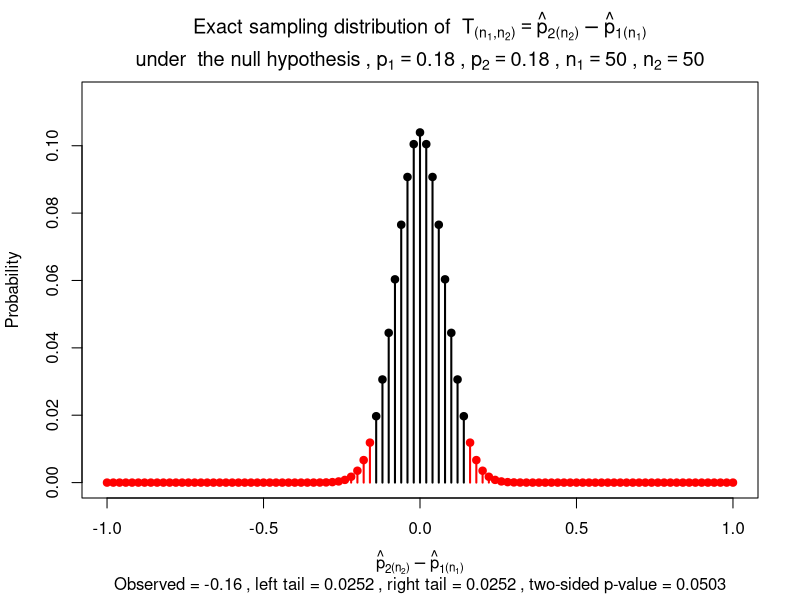
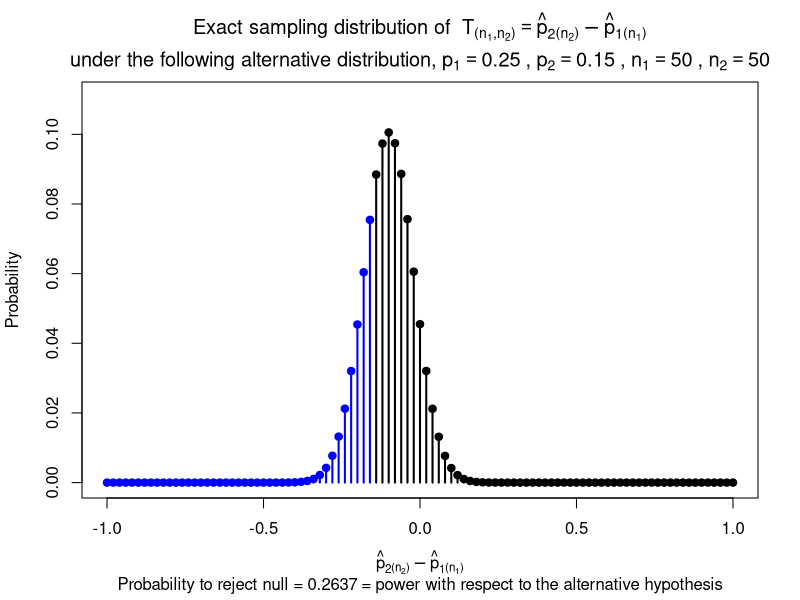
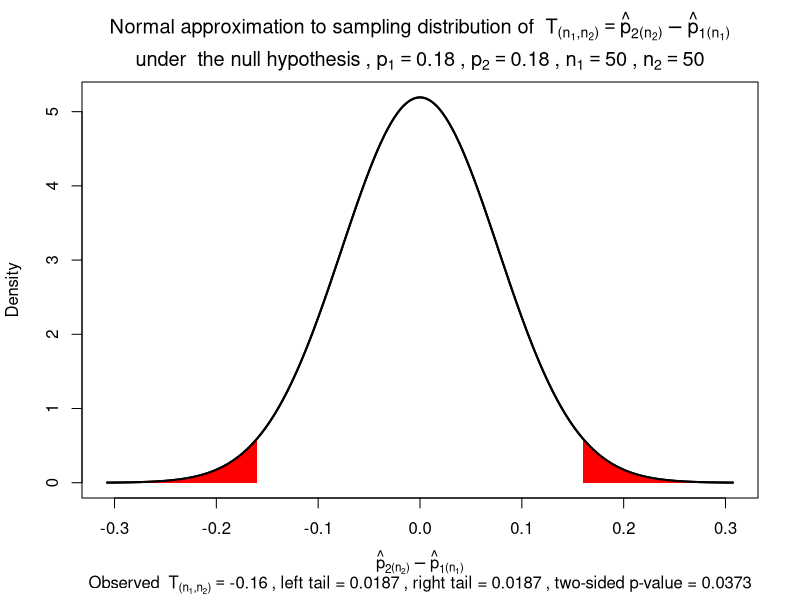
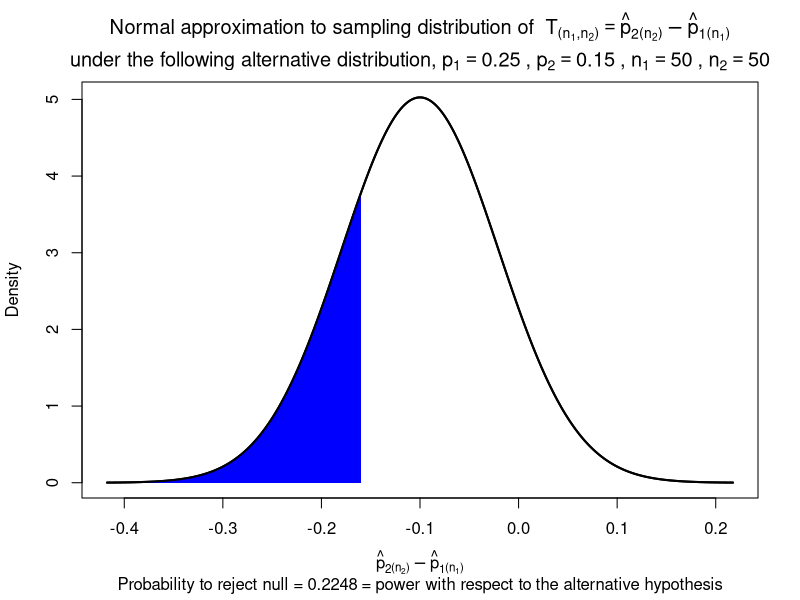
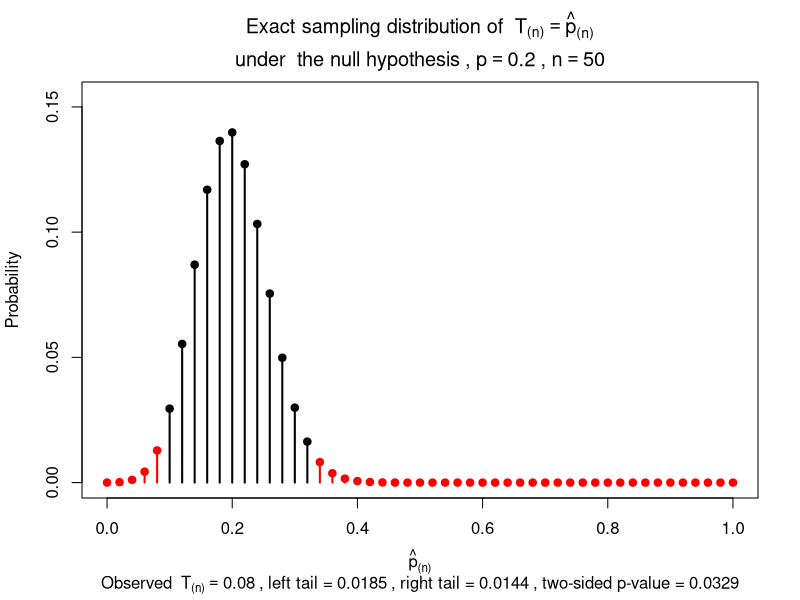
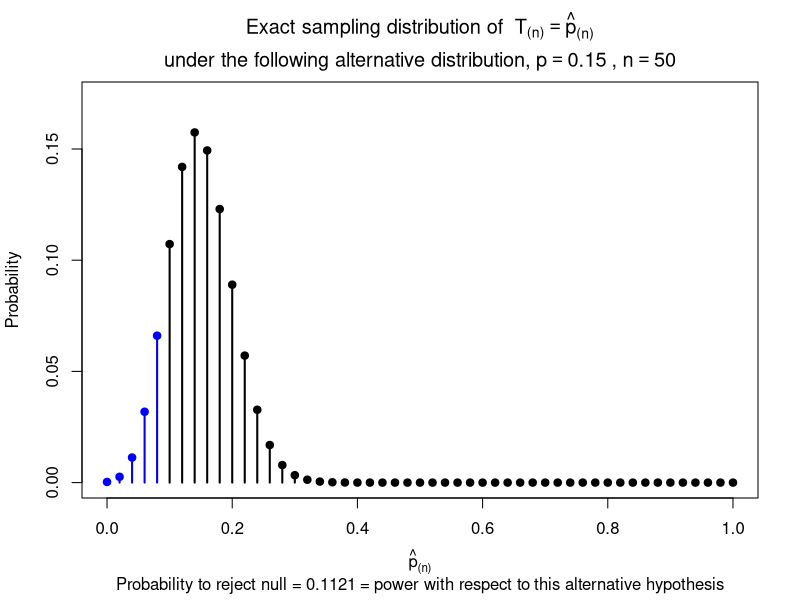

The R script that drew these images, in order:
## ---- chunk 1
#| label: helper-functions
#| code-fold: true
#| code-summary: "Show helper functions"

# function for difference of proportions
plot_diff_prop_dist <- function(n1, n2, p1, p2,
                                hyp = "the null hypothesis",
                                lower_cut = NULL,
                                upper_cut = NULL,
                                obs_T = NULL,
                                two_tailed = FALSE,
                                show_tails = TRUE,
                                mode = c("pvalue", "power"),
                                lwd = 2,
                                tail_col = NULL,
                                body_col = "black",
                                pch = 19,
                                add = FALSE,
                                xlim = NULL,
                                ylim = NULL,
                                tol_snap = 1e-8) {
  
  mode <- match.arg(mode)
  
  if (is.null(tail_col)) {
    tail_col <- if (mode == "power") "blue" else "red"
  }
  
  # exact distribution
  x1 <- 0:n1
  x2 <- 0:n2
  
  prob1 <- dbinom(x1, size = n1, prob = p1)
  prob2 <- dbinom(x2, size = n2, prob = p2)
  
  grid <- expand.grid(x1 = x1, x2 = x2)
  grid$Tval <- round(grid$x2 / n2 - grid$x1 / n1, 12)
  grid$prob <- prob1[grid$x1 + 1] * prob2[grid$x2 + 1]
  
  dist_df <- aggregate(prob ~ Tval, data = grid, sum)
  dist_df <- dist_df[order(dist_df$Tval), ]
  
  Tvals <- dist_df$Tval
  probs <- dist_df$prob
  
  lower_tail <- rep(FALSE, length(Tvals))
  upper_tail <- rep(FALSE, length(Tvals))
  
  if (mode == "pvalue") {
    
    if (two_tailed) {
      if (is.null(obs_T)) {
        stop("If two_tailed = TRUE, you must provide obs_T.")
      }
      
      j_obs <- which.min(abs(Tvals - obs_T))
      if (abs(Tvals[j_obs] - obs_T) > tol_snap) {
        stop("obs_T is not close enough to an attainable value.")
      }
      obs_T <- Tvals[j_obs]
      
      center <- p2 - p1
      
      if (obs_T <= center) {
        lower_tail <- Tvals <= obs_T
        lower_prob <- sum(probs[lower_tail])
        
        cum_prob <- 0
        for (i in length(Tvals):1) {
          if (Tvals[i] > center && cum_prob + probs[i] <= lower_prob + tol_snap) {
            upper_tail[i] <- TRUE
            cum_prob <- cum_prob + probs[i]
          }
        }
        upper_prob <- sum(probs[upper_tail])
      } else {
        upper_tail <- Tvals >= obs_T
        upper_prob <- sum(probs[upper_tail])
        
        cum_prob <- 0
        for (i in seq_along(Tvals)) {
          if (Tvals[i] < center && cum_prob + probs[i] <= upper_prob + tol_snap) {
            lower_tail[i] <- TRUE
            cum_prob <- cum_prob + probs[i]
          }
        }
        lower_prob <- sum(probs[lower_tail])
      }
      
      total_tail <- lower_prob + upper_prob
      
      main_title <- bquote(
        atop(
          "Exact sampling distribution of " ~
            T["(n"[1]*","*n[2]*")"] == hat(p)[2]["(n"[2]*")"] - hat(p)[1]["(n"[1]*")"],
          "under " ~ .(hyp) ~ "," ~
            p[1] == .(p1) ~ "," ~ p[2] == .(p2) ~ "," ~
            n[1] == .(n1) ~ "," ~ n[2] == .(n2)
        )
      )
      
      sub_title <- bquote(
        "Observed =" ~ .(obs_T) ~ "," ~
        "left tail =" ~ .(round(lower_prob, 4)) ~ "," ~
        "right tail =" ~ .(round(upper_prob, 4)) ~ "," ~
        "two-sided p-value =" ~ .(round(total_tail, 4))
      )
      
    } else {
      if (!is.null(lower_cut)) lower_tail <- Tvals <= lower_cut
      if (!is.null(upper_cut)) upper_tail <- Tvals >= upper_cut
      
      lower_prob <- sum(probs[lower_tail])
      upper_prob <- sum(probs[upper_tail])
      total_tail <- lower_prob + upper_prob
      
      main_title <- bquote(
        atop(
          "Exact sampling distribution of " ~
            T["(n"[1]*","*n[2]*")"] == hat(p)[2]["(n"[2]*")"] - hat(p)[1]["(n"[1]*")"],
          "under " ~ .(hyp) ~ "," ~
            p[1] == .(p1) ~ "," ~ p[2] == .(p2) ~ "," ~
            n[1] == .(n1) ~ "," ~ n[2] == .(n2)
        )
      )
      
      sub_title <- NULL
      if (!is.null(lower_cut) || !is.null(upper_cut)) {
        sub_title <- bquote(
          "Lower tail =" ~ .(round(lower_prob, 4)) ~ "," ~
          "Upper tail =" ~ .(round(upper_prob, 4)) ~ "," ~
          "Total p-value =" ~ .(round(total_tail, 4))
        )
      }
    }
  }
  
  if (mode == "power") {
    if (is.null(lower_cut) && is.null(upper_cut)) {
      stop("In power mode, provide at least one of lower_cut or upper_cut.")
    }
    
    if (!is.null(lower_cut)) lower_tail <- Tvals <= lower_cut
    if (!is.null(upper_cut)) upper_tail <- Tvals >= upper_cut
    
    lower_prob <- sum(probs[lower_tail])
    upper_prob <- sum(probs[upper_tail])
    total_tail <- lower_prob + upper_prob
    
    main_title <- bquote(
      atop(
        "Exact sampling distribution of " ~
          T["(n"[1]*","*n[2]*")"] == hat(p)[2]["(n"[2]*")"] - hat(p)[1]["(n"[1]*")"],
        "under the following alternative distribution," ~
          p[1] == .(p1) ~ "," ~ p[2] == .(p2) ~ "," ~
          n[1] == .(n1) ~ "," ~ n[2] == .(n2)
      )
    )
    
    sub_title <- bquote(
      "Probability to reject null =" ~ .(round(total_tail, 4)) ~
      "=" ~ "power with respect to" ~ .(hyp)
    )
  }
  
  tail_region <- lower_tail | upper_tail
  cols <- if (show_tails) ifelse(tail_region, tail_col, body_col) else rep(body_col, length(Tvals))
  
if (is.null(xlim)) xlim <- range(Tvals)
if (is.null(ylim)) ylim <- c(0, 1.1 * max(probs))

plot(Tvals, probs,
     type = "h",
     lwd = lwd,
     col = cols,
     xlab = expression(hat(p)[2]["(n"[2]*")"] - hat(p)[1]["(n"[1]*")"]),
     ylab = "Probability",
     main = main_title,
     sub = sub_title,
     xlim = xlim,
     ylim = ylim)

points(Tvals, probs, col = cols, pch = pch)
  
  invisible(list(
    Tvals = Tvals,
    probs = probs,
    lower_tail = lower_tail,
    upper_tail = upper_tail,
    total = total_tail
  ))
}
## ---- chunk 2

#| label: helper-functions
#| code-fold: true
#| code-summary: "Show helper functions"
#| 
plot_diff_prop_normal <- function(n1, n2, p1, p2,
                                  hyp = "the null hypothesis",
                                  lower_cut = NULL,
                                  upper_cut = NULL,
                                  obs_T = NULL,
                                  two_tailed = FALSE,
                                  show_tails = TRUE,
                                  mode = c("pvalue", "power"),
                                  lwd = 2,
                                  tail_col = NULL,
                                  body_col = "black",
                                  ngrid = 2000,
                                  add = FALSE,
                                  xlim = NULL,
                                  ylim = NULL) {
  
  mode <- match.arg(mode)
  
  if (is.null(tail_col)) {
    if (mode == "pvalue") tail_col <- "red"
    if (mode == "power")  tail_col <- "blue"
  }
  
  mu <- p2 - p1
  sigma <- sqrt(p1 * (1 - p1) / n1 + p2 * (1 - p2) / n2)
  
  if (sigma == 0) {
    stop("The normal approximation is degenerate here because sigma = 0.")
  }
  
  x_min <- mu - 4 * sigma
  x_max <- mu + 4 * sigma
  x <- seq(x_min, x_max, length.out = ngrid)
  dens <- dnorm(x, mean = mu, sd = sigma)
  
  lower_prob <- 0
  upper_prob <- 0
  total_tail <- 0
  
  shade_left <- FALSE
  shade_right <- FALSE
  lower_bound <- NA
  upper_bound <- NA
  
  if (mode == "pvalue") {
    
    if (two_tailed) {
      if (is.null(obs_T)) {
        stop("If two_tailed = TRUE, you must provide obs_T.")
      }
      
      if (obs_T <= mu) {
        lower_bound <- obs_T
        lower_prob <- pnorm(obs_T, mean = mu, sd = sigma)
        
        # opposite-side cutoff chosen so right tail has same probability
        upper_bound <- qnorm(1 - lower_prob, mean = mu, sd = sigma)
        upper_prob <- 1 - pnorm(upper_bound, mean = mu, sd = sigma)
      } else {
        upper_bound <- obs_T
        upper_prob <- 1 - pnorm(obs_T, mean = mu, sd = sigma)
        
        # opposite-side cutoff chosen so left tail has same probability
        lower_bound <- qnorm(upper_prob, mean = mu, sd = sigma)
        lower_prob <- pnorm(lower_bound, mean = mu, sd = sigma)
      }
      
      total_tail <- lower_prob + upper_prob
      shade_left <- TRUE
      shade_right <- TRUE
      
      main_title <- bquote(
        atop(
          "Normal approximation to sampling distribution of " ~
            T["(n"[1]*","*n[2]*")"] == hat(p)[2]["(n"[2]*")"] - hat(p)[1]["(n"[1]*")"],
          "under " ~ .(hyp) ~ "," ~
            p[1] == .(p1) ~ "," ~ p[2] == .(p2) ~ "," ~
            n[1] == .(n1) ~ "," ~ n[2] == .(n2)
        )
      )
      
      sub_title <- bquote(
        "Observed " ~ T["(n"[1]*","*n[2]*")"] == .(round(obs_T, 4)) ~ "," ~
        "left tail =" ~ .(round(lower_prob, 4)) ~ "," ~
        "right tail =" ~ .(round(upper_prob, 4)) ~ "," ~
        "two-sided p-value =" ~ .(round(total_tail, 4))
      )
      
    } else {
      if (!is.null(lower_cut)) {
        lower_bound <- lower_cut
        lower_prob <- pnorm(lower_cut, mean = mu, sd = sigma)
        shade_left <- TRUE
      }
      if (!is.null(upper_cut)) {
        upper_bound <- upper_cut
        upper_prob <- 1 - pnorm(upper_cut, mean = mu, sd = sigma)
        shade_right <- TRUE
      }
      
      total_tail <- lower_prob + upper_prob
      
      main_title <- bquote(
        atop(
          "Normal approximation to sampling distribution of " ~
            T["(n"[1]*","*n[2]*")"] == hat(p)[2]["(n"[2]*")"] - hat(p)[1]["(n"[1]*")"],
          "under " ~ .(hyp) ~ "," ~
            p[1] == .(p1) ~ "," ~ p[2] == .(p2) ~ "," ~
            n[1] == .(n1) ~ "," ~ n[2] == .(n2)
        )
      )
      
      sub_title <- NULL
      if (!is.null(lower_cut) || !is.null(upper_cut)) {
        sub_title <- bquote(
          "Lower tail =" ~ .(round(lower_prob, 4)) ~ "," ~
          "Upper tail =" ~ .(round(upper_prob, 4)) ~ "," ~
          "Total p-value =" ~ .(round(total_tail, 4))
        )
      }
    }
  }
  
  if (mode == "power") {
    if (is.null(lower_cut) && is.null(upper_cut)) {
      stop("In power mode, provide at least one of lower_cut or upper_cut.")
    }
    
    if (!is.null(lower_cut)) {
      lower_bound <- lower_cut
      lower_prob <- pnorm(lower_cut, mean = mu, sd = sigma)
      shade_left <- TRUE
    }
    if (!is.null(upper_cut)) {
      upper_bound <- upper_cut
      upper_prob <- 1 - pnorm(upper_cut, mean = mu, sd = sigma)
      shade_right <- TRUE
    }
    
    total_tail <- lower_prob + upper_prob
    
    main_title <- bquote(
      atop(
        "Normal approximation to sampling distribution of " ~
          T["(n"[1]*","*n[2]*")"] == hat(p)[2]["(n"[2]*")"] - hat(p)[1]["(n"[1]*")"],
        "under the following alternative distribution," ~
          p[1] == .(p1) ~ "," ~ p[2] == .(p2) ~ "," ~
          n[1] == .(n1) ~ "," ~ n[2] == .(n2)
      )
    )
    
    sub_title <- bquote(
      "Probability to reject null =" ~ .(round(total_tail, 4)) ~
      "=" ~ "power with respect to" ~ .(hyp)
    )
  }
  
  plot(x, dens,
       type = "l",
       lwd = lwd,
       col = body_col,
       xlab = expression(hat(p)[2]["(n"[2]*")"] - hat(p)[1]["(n"[1]*")"]),
       ylab = "Density",
       main = main_title,
       sub = sub_title)
  
  if (show_tails && shade_left) {
    x_left <- x[x <= lower_bound]
    y_left <- dnorm(x_left, mean = mu, sd = sigma)
    polygon(c(min(x_left), x_left, max(x_left)),
            c(0, y_left, 0),
            col = tail_col,
            border = NA)
  }
  
  if (show_tails && shade_right) {
    x_right <- x[x >= upper_bound]
    y_right <- dnorm(x_right, mean = mu, sd = sigma)
    polygon(c(min(x_right), x_right, max(x_right)),
            c(0, y_right, 0),
            col = tail_col,
            border = NA)
  }
  
  lines(x, dens, lwd = lwd, col = body_col)
  
  invisible(list(
    x = x,
    density = dens,
    mu = mu,
    sigma = sigma,
    lower_cut = lower_bound,
    upper_cut = upper_bound,
    lower_prob = lower_prob,
    upper_prob = upper_prob,
    total = total_tail
  ))
}
## ---- chunk 3
multiplicative_factor = 10
n_1 = 50#10*multiplicative_factor
n_2 = 50#10*multiplicative_factor
k_1 = 13#0.5*multiplicative_factor
k_2 = 5#0.*multiplicative_factor

p_1_worst = (k_1+k_2)/(n_1+n_2)
p_2_worst = p_1_worst

To = k_2/n_2 - k_1/n_1


h0 <- plot_diff_prop_dist(
  n1 = n_1, n2 = n_2,
  p1 = p_1_worst, p2 = p_2_worst,
  hyp = "the null hypothesis",
  obs_T = To,
  two_tailed = TRUE,
  mode = "pvalue"
)

## ---- chunk 4
p1_true_h1 = 0.25
p2_true_h1 = 0.15

k_1_rej_alpha = k_1
k_2_rej_alpha = k_2

T_rej_alpha = k_2_rej_alpha/n_2 - k_1_rej_alpha/n_1



h1 <- plot_diff_prop_dist(
  n1 = n_1, n2 = n_2,
  p1 = p1_true_h1, p2 = p2_true_h1,
  hyp = "the alternative hypothesis",
  lower_cut = T_rej_alpha,
  upper_cut = 2,
  mode = "power"
)

## ---- chunk 5
plot_diff_prop_normal(
  n1 = n_1, n2 = n_2,
  p1 = p_1_worst, p2 = p_2_worst,
  hyp = "the null hypothesis",
  obs_T = To,
  two_tailed = TRUE,
  mode = "pvalue"
)
## ---- chunk 6
plot_diff_prop_normal(
  n1 = n_1, n2 = n_2,
  p1 = p1_true_h1, p2 = p2_true_h1,
  hyp = "the alternative hypothesis",
  lower_cut = T_rej_alpha,
  upper_cut = 2,
  mode = "power"
)
## ---- chunk 7

#| label: helper-functions
#| code-fold: true
#| code-summary: "Show helper functions"
#| 
# functions for proportions
plot_sample_prop_dist <- function(n, p,
                                  hyp = "the null hypothesis",
                                  lower_cut = NULL,
                                  upper_cut = NULL,
                                  obs_T = NULL,
                                  two_tailed = FALSE,
                                  show_tails = TRUE,
                                  mode = c("pvalue", "power"),
                                  lwd = 2,
                                  tail_col = NULL,
                                  body_col = "black",
                                  pch = 19) {
  
  mode <- match.arg(mode)
  
  if (is.null(tail_col)) {
    if (mode == "pvalue") tail_col <- "red"
    if (mode == "power")  tail_col <- "blue"
  }
  
  k <- 0:n
  phat <- k / n
  probs <- dbinom(k, size = n, prob = p)
  
  lower_tail <- rep(FALSE, length(phat))
  upper_tail <- rep(FALSE, length(phat))
  
  if (mode == "pvalue") {
    
    # ----- automatic two-tailed mode -----
    if (two_tailed) {
      if (is.null(obs_T)) {
        stop("If two_tailed = TRUE, you must provide obs_T.")
      }
      if (!(obs_T %in% phat)) {
        stop("obs_T must be one of the possible values 0, 1/n, 2/n, ..., 1.")
      }
      
      # null center
      center <- p
      
      # observed value index
      obs_idx <- which(phat == obs_T)
      
      if (obs_T <= center) {
        # observed statistic is on the left
        lower_tail <- phat <= obs_T
        lower_prob <- sum(probs[lower_tail])
        
        # on the opposite side, include the most extreme right values
        # whose total probability is <= lower_prob
        cum_prob <- 0
        upper_tail <- rep(FALSE, length(phat))
        for (i in seq_along(phat)[length(phat):1]) {
          if (phat[i] > center && cum_prob + probs[i] <= lower_prob + 1e-15) {
            upper_tail[i] <- TRUE
            cum_prob <- cum_prob + probs[i]
          }
        }
        upper_prob <- sum(probs[upper_tail])
      } else {
        # observed statistic is on the right
        upper_tail <- phat >= obs_T
        upper_prob <- sum(probs[upper_tail])
        
        # on the opposite side, include the most extreme left values
        # whose total probability is <= upper_prob
        cum_prob <- 0
        lower_tail <- rep(FALSE, length(phat))
        for (i in seq_along(phat)) {
          if (phat[i] < center && cum_prob + probs[i] <= upper_prob + 1e-15) {
            lower_tail[i] <- TRUE
            cum_prob <- cum_prob + probs[i]
          }
        }
        lower_prob <- sum(probs[lower_tail])
      }
      
      tail_region <- lower_tail | upper_tail
      total_tail <- lower_prob + upper_prob
      
      main_title <- bquote(
        atop(
          "Exact sampling distribution of " ~ T["(n)"] == hat(p)["(n)"],
          "under " ~ .(hyp) ~ "," ~ p == .(p) ~ "," ~ n == .(n)
        )
      )
      
      sub_title <- bquote(
        "Observed " ~ T["(n)"] == .(obs_T) ~ "," ~
        "left tail =" ~ .(round(lower_prob, 4)) ~ "," ~
        "right tail =" ~ .(round(upper_prob, 4)) ~ "," ~
        "two-sided p-value =" ~ .(round(total_tail, 4))
      )
      
    } else {
      # ----- ordinary manual-tail mode -----
      if (!is.null(lower_cut)) {
        lower_tail <- phat <= lower_cut
      }
      if (!is.null(upper_cut)) {
        upper_tail <- phat >= upper_cut
      }
      
      tail_region <- lower_tail | upper_tail
      
      lower_prob <- sum(probs[lower_tail])
      upper_prob <- sum(probs[upper_tail])
      total_tail <- lower_prob + upper_prob
      
      main_title <- bquote(
        atop(
          "Exact sampling distribution of " ~ T["(n)"] == hat(p)["(n)"],
          "under " ~ .(hyp) ~ "," ~ p == .(p) ~ "," ~ n == .(n)
        )
      )
      
      sub_title <- NULL
      if (!is.null(lower_cut) || !is.null(upper_cut)) {
        sub_title <- bquote(
          "Lower tail =" ~ .(round(lower_prob, 4)) ~
          "," ~ "Upper tail =" ~ .(round(upper_prob, 4)) ~
          "," ~ "Total p-value =" ~ .(round(total_tail, 4))
        )
      }
    }
  }
  
  if (mode == "power") {
    if (is.null(lower_cut)) {
      stop("In power mode, please provide lower_cut.")
    }
    
    lower_tail <- phat <= lower_cut
    tail_region <- lower_tail
    
    power_val <- sum(probs[lower_tail])
    
    main_title <- bquote(
      atop(
        "Exact sampling distribution of " ~ T["(n)"] == hat(p)["(n)"],
        "under the following alternative distribution," ~ p == .(p) ~ "," ~ n == .(n)
      )
    )
    
    sub_title <- bquote(
      "Probability to reject null =" ~ .(round(power_val, 4)) ~
      "=" ~ "power with respect to" ~ .(hyp)
    )
    
    lower_prob <- power_val
    upper_prob <- 0
    total_tail <- power_val
  }
  
  cols <- if (show_tails) {
    ifelse(tail_region, tail_col, body_col)
  } else {
    rep(body_col, length(phat))
  }
  
  plot(phat, probs,
       type = "h",
       lwd = lwd,
       col = cols,
       xlab = expression(hat(p)["(n)"]),
       ylab = "Probability",
       main = main_title,
       sub = sub_title,
       ylim = c(0, max(probs) * 1.1))
  
  points(phat, probs,
         col = cols,
         pch = pch)
  
  invisible(list(
    phat = phat,
    probs = probs,
    lower_tail = lower_tail,
    upper_tail = upper_tail,
    rejection_region = tail_region,
    lower_prob = lower_prob,
    upper_prob = upper_prob,
    total = total_tail
  ))
}
## ---- chunk 8
plot_h0 <- plot_sample_prop_dist(
  n = 50,
  p = 0.2,
  hyp = "the null hypothesis",
  obs_T = 4/50,
  two_tailed = TRUE,
  mode = "pvalue"
)

plot_h1 <- plot_sample_prop_dist(
  n = 50,
  p = 0.15,
  hyp = "this alternative hypothesis",
  lower_cut = 4/50,
  mode = "power"
)
